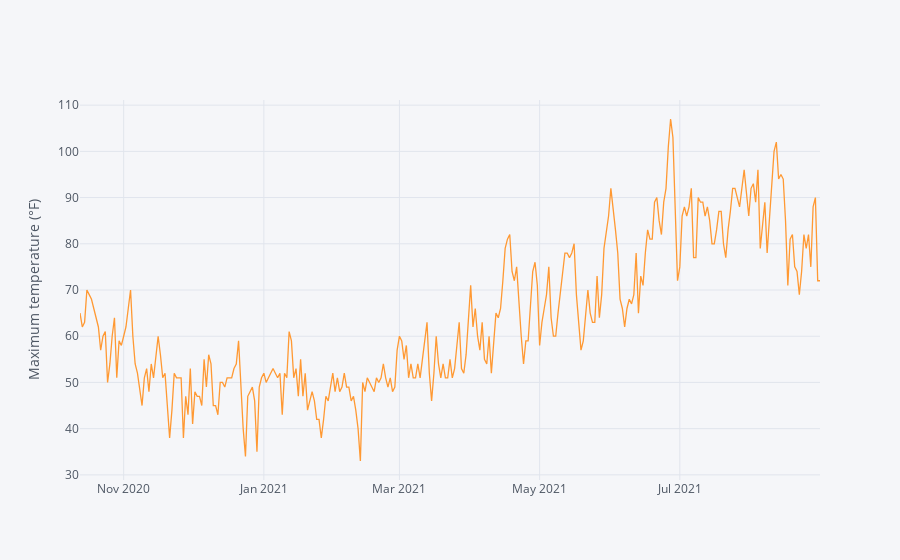

Notebook code cell kept with this figure:
### Code cell
weather.iplot(y='TMAX', yTitle='Maximum temperature (\u00B0F)')

### Figure 1 — Plotly figure (JSON) as saved in the notebook; plotly's stock layout.template omitted (floating-point values rounded to 4 significant figures; data arrays with more than 128 entries replaced by an {"elided": "..."} marker saying what was removed)
{"data": [{"line": {"color": "rgba(255, 153, 51, 1.0)", "dash": "solid", "shape": "linear", "width": 1.3}, "mode": "lines", "name": "TMAX", "text": "", "type": "scatter", "x": {"elided": "323 str values"}, "y": {"elided": "323 int values"}}], "layout": {"legend": {"bgcolor": "#F5F6F9", "font": {"color": "#4D5663"}}, "paper_bgcolor": "#F5F6F9", "plot_bgcolor": "#F5F6F9", "title": {"font": {"color": "#4D5663"}}, "xaxis": {"gridcolor": "#E1E5ED", "showgrid": true, "tickfont": {"color": "#4D5663"}, "title": {"font": {"color": "#4D5663"}, "text": ""}, "zerolinecolor": "#E1E5ED"}, "yaxis": {"gridcolor": "#E1E5ED", "showgrid": true, "tickfont": {"color": "#4D5663"}, "title": {"font": {"color": "#4D5663"}, "text": "Maximum temperature (°F)"}, "zerolinecolor": "#E1E5ED"}}}
